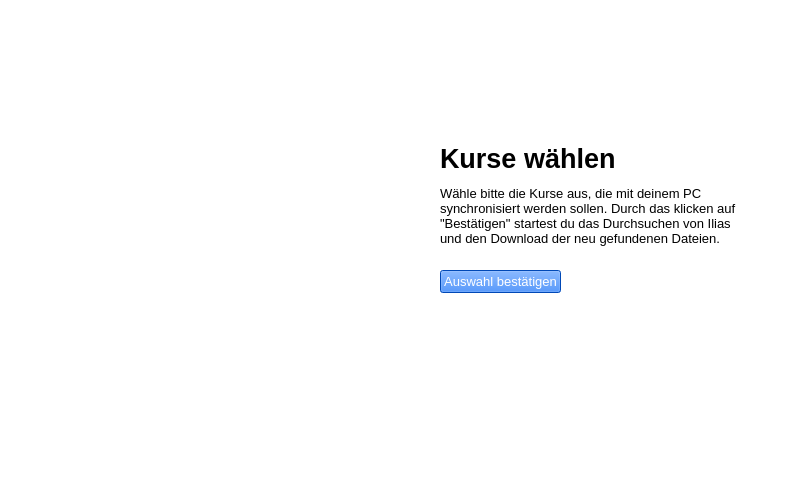
<?xml version="1.0" encoding="UTF-8"?>
<ui version="4.0">
 <class>Form</class>
 <widget class="QWidget" name="Form">
  <property name="geometry">
   <rect>
    <x>0</x>
    <y>0</y>
    <width>800</width>
    <height>500</height>
   </rect>
  </property>
  <property name="windowTitle">
   <string>Form</string>
  </property>
  <widget class="QWidget" name="widget" native="true">
   <property name="geometry">
    <rect>
     <x>-1</x>
     <y>0</y>
     <width>801</width>
     <height>500</height>
    </rect>
   </property>
   <property name="palette">
    <palette>
     <active>
      <colorrole role="WindowText">
       <brush brushstyle="SolidPattern">
        <color alpha="255">
         <red>0</red>
         <green>0</green>
         <blue>0</blue>
        </color>
       </brush>
      </colorrole>
      <colorrole role="Button">
       <brush brushstyle="SolidPattern">
        <color alpha="255">
         <red>255</red>
         <green>255</green>
         <blue>255</blue>
        </color>
       </brush>
      </colorrole>
      <colorrole role="Midlight">
       <brush brushstyle="SolidPattern">
        <color alpha="255">
         <red>255</red>
         <green>255</green>
         <blue>255</blue>
        </color>
       </brush>
      </colorrole>
      <colorrole role="Dark">
       <brush brushstyle="SolidPattern">
        <color alpha="255">
         <red>255</red>
         <green>255</green>
         <blue>255</blue>
        </color>
       </brush>
      </colorrole>
      <colorrole role="Text">
       <brush brushstyle="SolidPattern">
        <color alpha="255">
         <red>0</red>
         <green>0</green>
         <blue>0</blue>
        </color>
       </brush>
      </colorrole>
      <colorrole role="ButtonText">
       <brush brushstyle="SolidPattern">
        <color alpha="255">
         <red>0</red>
         <green>0</green>
         <blue>0</blue>
        </color>
       </brush>
      </colorrole>
      <colorrole role="Base">
       <brush brushstyle="SolidPattern">
        <color alpha="255">
         <red>255</red>
         <green>255</green>
         <blue>255</blue>
        </color>
       </brush>
      </colorrole>
      <colorrole role="Window">
       <brush brushstyle="SolidPattern">
        <color alpha="255">
         <red>255</red>
         <green>255</green>
         <blue>255</blue>
        </color>
       </brush>
      </colorrole>
      <colorrole role="Shadow">
       <brush brushstyle="SolidPattern">
        <color alpha="255">
         <red>255</red>
         <green>255</green>
         <blue>255</blue>
        </color>
       </brush>
      </colorrole>
      <colorrole role="PlaceholderText">
       <brush brushstyle="SolidPattern">
        <color alpha="128">
         <red>0</red>
         <green>0</green>
         <blue>0</blue>
        </color>
       </brush>
      </colorrole>
     </active>
     <inactive>
      <colorrole role="WindowText">
       <brush brushstyle="SolidPattern">
        <color alpha="255">
         <red>0</red>
         <green>0</green>
         <blue>0</blue>
        </color>
       </brush>
      </colorrole>
      <colorrole role="Button">
       <brush brushstyle="SolidPattern">
        <color alpha="255">
         <red>255</red>
         <green>255</green>
         <blue>255</blue>
        </color>
       </brush>
      </colorrole>
      <colorrole role="Midlight">
       <brush brushstyle="SolidPattern">
        <color alpha="255">
         <red>255</red>
         <green>255</green>
         <blue>255</blue>
        </color>
       </brush>
      </colorrole>
      <colorrole role="Dark">
       <brush brushstyle="SolidPattern">
        <color alpha="255">
         <red>255</red>
         <green>255</green>
         <blue>255</blue>
        </color>
       </brush>
      </colorrole>
      <colorrole role="Text">
       <brush brushstyle="SolidPattern">
        <color alpha="255">
         <red>0</red>
         <green>0</green>
         <blue>0</blue>
        </color>
       </brush>
      </colorrole>
      <colorrole role="ButtonText">
       <brush brushstyle="SolidPattern">
        <color alpha="255">
         <red>0</red>
         <green>0</green>
         <blue>0</blue>
        </color>
       </brush>
      </colorrole>
      <colorrole role="Base">
       <brush brushstyle="SolidPattern">
        <color alpha="255">
         <red>255</red>
         <green>255</green>
         <blue>255</blue>
        </color>
       </brush>
      </colorrole>
      <colorrole role="Window">
       <brush brushstyle="SolidPattern">
        <color alpha="255">
         <red>255</red>
         <green>255</green>
         <blue>255</blue>
        </color>
       </brush>
      </colorrole>
      <colorrole role="Shadow">
       <brush brushstyle="SolidPattern">
        <color alpha="255">
         <red>255</red>
         <green>255</green>
         <blue>255</blue>
        </color>
       </brush>
      </colorrole>
      <colorrole role="PlaceholderText">
       <brush brushstyle="SolidPattern">
        <color alpha="128">
         <red>0</red>
         <green>0</green>
         <blue>0</blue>
        </color>
       </brush>
      </colorrole>
     </inactive>
     <disabled>
      <colorrole role="WindowText">
       <brush brushstyle="SolidPattern">
        <color alpha="255">
         <red>255</red>
         <green>255</green>
         <blue>255</blue>
        </color>
       </brush>
      </colorrole>
      <colorrole role="Button">
       <brush brushstyle="SolidPattern">
        <color alpha="255">
         <red>255</red>
         <green>255</green>
         <blue>255</blue>
        </color>
       </brush>
      </colorrole>
      <colorrole role="Midlight">
       <brush brushstyle="SolidPattern">
        <color alpha="255">
         <red>255</red>
         <green>255</green>
         <blue>255</blue>
        </color>
       </brush>
      </colorrole>
      <colorrole role="Dark">
       <brush brushstyle="SolidPattern">
        <color alpha="255">
         <red>255</red>
         <green>255</green>
         <blue>255</blue>
        </color>
       </brush>
      </colorrole>
      <colorrole role="Text">
       <brush brushstyle="SolidPattern">
        <color alpha="255">
         <red>255</red>
         <green>255</green>
         <blue>255</blue>
        </color>
       </brush>
      </colorrole>
      <colorrole role="ButtonText">
       <brush brushstyle="SolidPattern">
        <color alpha="255">
         <red>255</red>
         <green>255</green>
         <blue>255</blue>
        </color>
       </brush>
      </colorrole>
      <colorrole role="Base">
       <brush brushstyle="SolidPattern">
        <color alpha="255">
         <red>255</red>
         <green>255</green>
         <blue>255</blue>
        </color>
       </brush>
      </colorrole>
      <colorrole role="Window">
       <brush brushstyle="SolidPattern">
        <color alpha="255">
         <red>255</red>
         <green>255</green>
         <blue>255</blue>
        </color>
       </brush>
      </colorrole>
      <colorrole role="Shadow">
       <brush brushstyle="SolidPattern">
        <color alpha="255">
         <red>255</red>
         <green>255</green>
         <blue>255</blue>
        </color>
       </brush>
      </colorrole>
      <colorrole role="PlaceholderText">
       <brush brushstyle="SolidPattern">
        <color alpha="128">
         <red>0</red>
         <green>0</green>
         <blue>0</blue>
        </color>
       </brush>
      </colorrole>
     </disabled>
    </palette>
   </property>
   <property name="styleSheet">
    <string notr="true">background-color: rgb(255, 255, 255)</string>
   </property>
  </widget>
  <widget class="QLabel" name="label_description">
   <property name="geometry">
    <rect>
     <x>440</x>
     <y>180</y>
     <width>311</width>
     <height>71</height>
    </rect>
   </property>
   <property name="font">
    <font>
     <family>Segoe UI</family>
     <pointsize>10</pointsize>
     <weight>50</weight>
     <italic>false</italic>
     <bold>false</bold>
    </font>
   </property>
   <property name="styleSheet">
    <string notr="true">color: rgb(0, 0, 0);
font: 10pt &quot;Segoe UI&quot;;</string>
   </property>
   <property name="text">
    <string>Wähle bitte die Kurse aus, die mit deinem PC synchronisiert werden sollen. Durch das klicken auf &quot;Bestätigen&quot; startest du das Durchsuchen von Ilias und den Download der neu gefundenen Dateien.</string>
   </property>
   <property name="wordWrap">
    <bool>true</bool>
   </property>
  </widget>
  <widget class="QPushButton" name="button_select_choice">
   <property name="geometry">
    <rect>
     <x>440</x>
     <y>270</y>
     <width>121</width>
     <height>23</height>
    </rect>
   </property>
   <property name="font">
    <font>
     <family>Segoe UI</family>
     <pointsize>10</pointsize>
    </font>
   </property>
   <property name="styleSheet">
    <string notr="true">background-color: rgb(0, 101, 255);
color: rgb(255, 255, 255);
border-radius: 20p;</string>
   </property>
   <property name="text">
    <string>Auswahl bestätigen</string>
   </property>
   <property name="checkable">
    <bool>false</bool>
   </property>
   <property name="checked">
    <bool>false</bool>
   </property>
  </widget>
  <widget class="QLabel" name="label">
   <property name="geometry">
    <rect>
     <x>440</x>
     <y>138</y>
     <width>221</width>
     <height>41</height>
    </rect>
   </property>
   <property name="font">
    <font>
     <family>Segoe UI</family>
     <pointsize>20</pointsize>
     <weight>75</weight>
     <bold>true</bold>
    </font>
   </property>
   <property name="text">
    <string>Kurse wählen</string>
   </property>
  </widget>
  <widget class="QListView" name="listView">
   <property name="geometry">
    <rect>
     <x>40</x>
     <y>40</y>
     <width>360</width>
     <height>421</height>
    </rect>
   </property>
   <property name="palette">
    <palette>
     <active>
      <colorrole role="WindowText">
       <brush brushstyle="SolidPattern">
        <color alpha="255">
         <red>0</red>
         <green>0</green>
         <blue>0</blue>
        </color>
       </brush>
      </colorrole>
      <colorrole role="Midlight">
       <brush brushstyle="SolidPattern">
        <color alpha="255">
         <red>255</red>
         <green>255</green>
         <blue>255</blue>
        </color>
       </brush>
      </colorrole>
     </active>
     <inactive>
      <colorrole role="WindowText">
       <brush brushstyle="SolidPattern">
        <color alpha="255">
         <red>0</red>
         <green>0</green>
         <blue>0</blue>
        </color>
       </brush>
      </colorrole>
      <colorrole role="Midlight">
       <brush brushstyle="SolidPattern">
        <color alpha="255">
         <red>255</red>
         <green>255</green>
         <blue>255</blue>
        </color>
       </brush>
      </colorrole>
     </inactive>
     <disabled>
      <colorrole role="WindowText">
       <brush brushstyle="SolidPattern">
        <color alpha="255">
         <red>120</red>
         <green>120</green>
         <blue>120</blue>
        </color>
       </brush>
      </colorrole>
      <colorrole role="Midlight">
       <brush brushstyle="SolidPattern">
        <color alpha="255">
         <red>255</red>
         <green>255</green>
         <blue>255</blue>
        </color>
       </brush>
      </colorrole>
     </disabled>
    </palette>
   </property>
   <property name="styleSheet">
    <string notr="true"/>
   </property>
   <property name="frameShape">
    <enum>QFrame::NoFrame</enum>
   </property>
   <property name="frameShadow">
    <enum>QFrame::Sunken</enum>
   </property>
   <property name="lineWidth">
    <number>0</number>
   </property>
   <property name="textElideMode">
    <enum>Qt::ElideLeft</enum>
   </property>
   <property name="gridSize">
    <size>
     <width>340</width>
     <height>30</height>
    </size>
   </property>
   <property name="uniformItemSizes">
    <bool>true</bool>
   </property>
   <property name="wordWrap">
    <bool>true</bool>
   </property>
   <property name="itemAlignment">
    <set>Qt::AlignLeading|Qt::AlignLeft|Qt::AlignVCenter</set>
   </property>
  </widget>
 </widget>
 <resources>
  <include location="../resources/resources.qrc"/>
 </resources>
 <connections/>
</ui>
